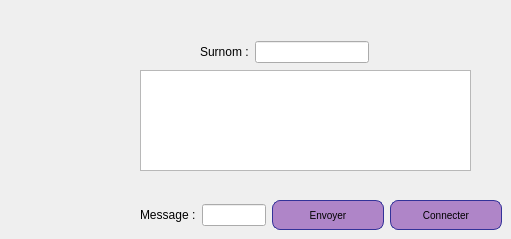
        <widget class="QWidget" name="tab_32">
         <attribute name="title">
          <string>Chat</string>
         </attribute>
         <widget class="QWidget" name="layoutWidget_7">
          <property name="geometry">
           <rect>
            <x>200</x>
            <y>40</y>
            <width>169</width>
            <height>24</height>
           </rect>
          </property>
          <layout class="QHBoxLayout" name="horizontalLayout_10">
           <item>
            <widget class="QLabel" name="label_93">
             <property name="text">
              <string>Surnom :</string>
             </property>
            </widget>
           </item>
           <item>
            <widget class="QLineEdit" name="surnom_4"/>
           </item>
          </layout>
         </widget>
         <widget class="QWidget" name="layoutWidget_8">
          <property name="geometry">
           <rect>
            <x>140</x>
            <y>200</y>
            <width>362</width>
            <height>30</height>
           </rect>
          </property>
          <layout class="QHBoxLayout" name="horizontalLayout_11">
           <item>
            <widget class="QLabel" name="label_94">
             <property name="text">
              <string>Message :</string>
             </property>
            </widget>
           </item>
           <item>
            <widget class="QLineEdit" name="message_chat_4"/>
           </item>
           <item>
            <widget class="QPushButton" name="envoyer_chat_4">
             <property name="styleSheet">
              <string notr="true">QPushButton {
color: black;
background-color: rgb(175, 133, 200);
border-width: 1px;
border-color: #339;
border-style: solid;
border-radius: 8;
padding: 3px;
font-size: 10px;
padding-left: 5px;
padding-right: 5px;
min-width: 100px;
max-width: 300px;
min-height: 20px;
max-height: 50px;
}</string>
             </property>
             <property name="text">
              <string>Envoyer</string>
             </property>
            </widget>
           </item>
           <item>
            <widget class="QPushButton" name="connecter_chat_4">
             <property name="styleSheet">
              <string notr="true">QPushButton {
color: black;
background-color: rgb(175, 133, 200);
border-width: 1px;
border-color: #339;
border-style: solid;
border-radius: 8;
padding: 3px;
font-size: 10px;
padding-left: 5px;
padding-right: 5px;
min-width: 100px;
max-width: 300px;
min-height: 20px;
max-height: 50px;
}</string>
             </property>
             <property name="text">
              <string>Connecter</string>
             </property>
            </widget>
           </item>
          </layout>
         </widget>
         <widget class="QTextEdit" name="textEdit_4">
          <property name="geometry">
           <rect>
            <x>140</x>
            <y>70</y>
            <width>331</width>
            <height>101</height>
           </rect>
          </property>
         </widget>
        </widget>
